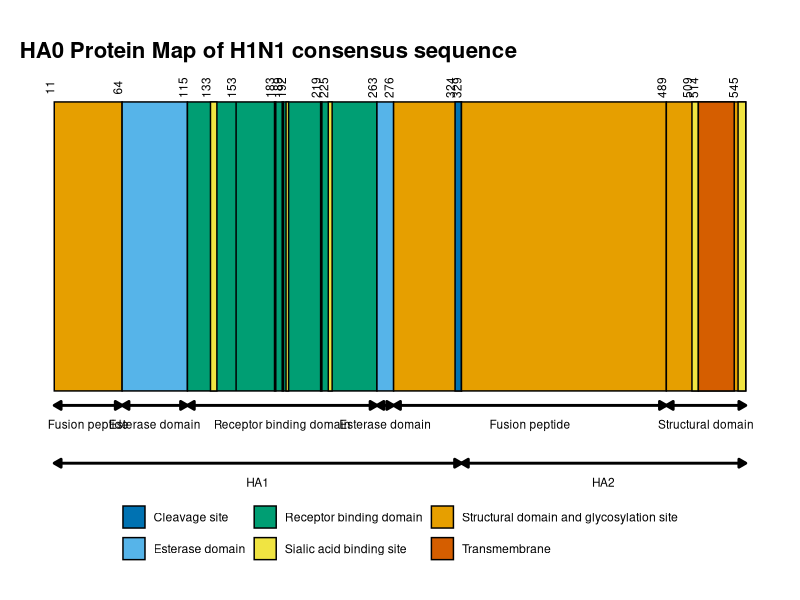
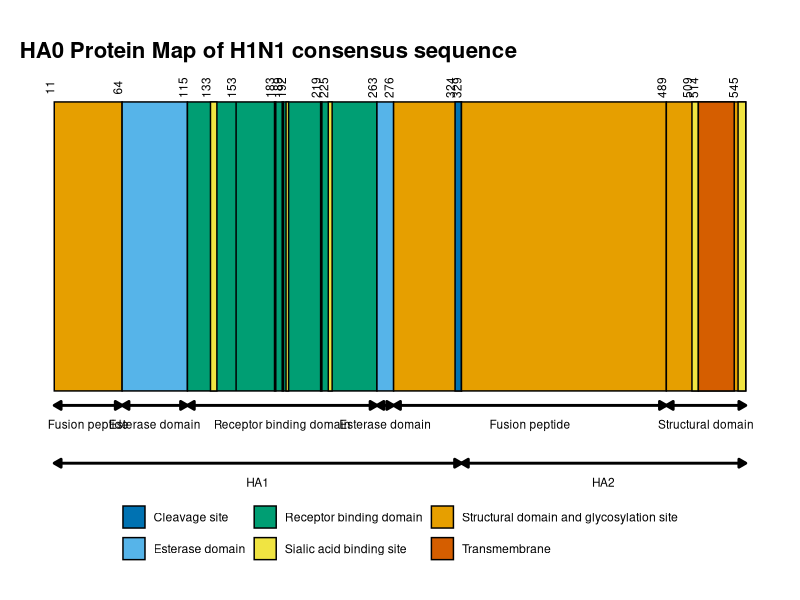

Write R code to recreate these figures, in order.
library(ggplot2)
library(grid)

# Data frame with start and end positions of gene features

df <- data.frame(
  start = c(11,64,115,133,153,155,183,185,189,192,219,225,263,276,278,324,329,489,509,514,545),
  end   = c(64,115,263,138,153,156,184,186,190,194,220,228,276,329,281,329,489,551,514,542,551),
  label = c("Structural domain and glycosylation site", 'Esterase domain', 'Receptor binding domain', 'Sialic acid binding site', 'Sialic acid binding site','Sialic acid binding site','Sialic acid binding site','Sialic acid binding site','Sialic acid binding site','Sialic acid binding site','Sialic acid binding site','Sialic acid binding site','Esterase domain', 'Structural domain and glycosylation site', 'Glycosylation site only found in H1N1pdm09','Cleavage site', 'Structural domain and glycosylation site', 'Structural domain and glycosylation site','Sialic acid binding site','Transmembrane','Sialic acid binding site')
)

# Filtered data
df_filtered <- df[!df$start %in% c(155, 185, 278), ]

# Colorblind-friendly palette
cb_palette <- c(
  "#E69F00", "#56B4E9", "#009E73", "#F0E442",
  "#0072B2", "#D55E00", "#CC79A7", "#999999", "#000000"
)
labels_unique <- unique(df_filtered$label)
fill_colors <- setNames(cb_palette[1:length(labels_unique)], labels_unique)

# Define feature ranges for arrows
feature_ranges <- data.frame(
  start = c(11, 64, 115, 263, 276, 489),
  end   = c(64, 115, 263, 276, 489, 551),
  label = c("Fusion peptide", "Esterase domain", "Receptor binding domain", 
            "Esterase domain", "Fusion peptide", "Structural domain")
)

# Define HA1/HA2 ranges
ha_ranges <- data.frame(
  start = c(11, 329),
  end   = c(329, 551),
  label = c("HA1", "HA2")
)

# Plot
ggplot(df_filtered) +
  # Protein bars
  geom_rect(aes(xmin=start, xmax=end, ymin=0, ymax=1, fill=label), colour="black") +
  geom_text(aes(x=start, y=1.05, label=start), size=3, angle=90, vjust=0) +
  scale_fill_manual(values = fill_colors) +
  
  # Feature barred arrows (double-headed)
  geom_segment(data=feature_ranges, aes(x=start, xend=end, y=-0.05, yend=-0.05),
               arrow=arrow(length=unit(0.2, "cm"), ends="both", type="closed"),
               color="black", size=1) +
  geom_text(data=feature_ranges, aes(x=(start+end)/2, y=-0.1, label=label), 
            size=3, vjust=1, hjust=0.5) +
  
  # HA1/HA2 barred arrows
  geom_segment(data=ha_ranges, aes(x=start, xend=end, y=-0.25, yend=-0.25),
               arrow=arrow(length=unit(0.2, "cm"), ends="both", type="closed"),
               color="black", size=1) +
  geom_text(data=ha_ranges, aes(x=(start+end)/2, y=-0.3, label=label), 
            size=3, vjust=1, hjust=0.5) +
  
  # Theme adjustments
  theme_void() +
  theme(legend.position = "bottom",
        legend.title = element_blank(),
        plot.margin = margin(1,0.5,1,0.5, "cm")) +
  ggtitle("HA0 Protein Map of H1N1 consensus sequence") +
  theme(plot.title = element_text(hjust = 0, vjust = 2, size=16, face="bold"))
# Save plot
ggsave("HA0_protein_map_H1N1_consensus.jpg", width=15, height=2.5, dpi=300)
